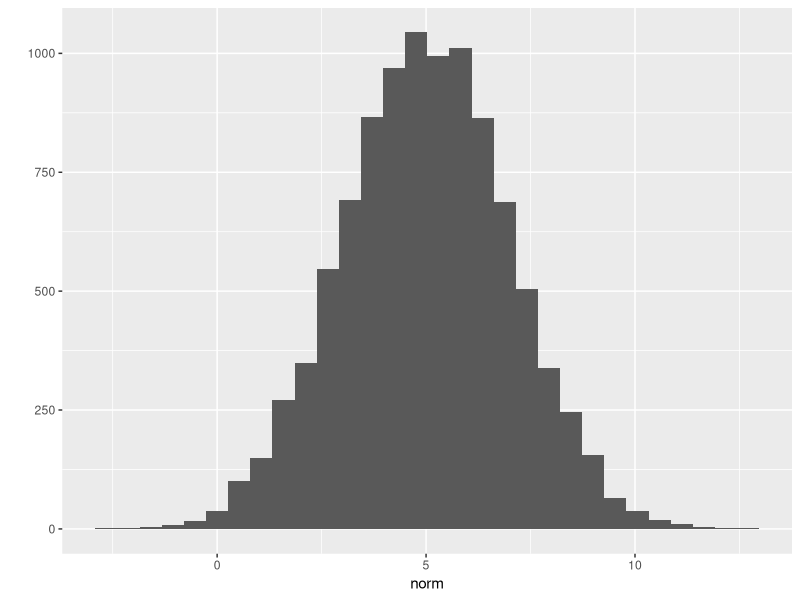
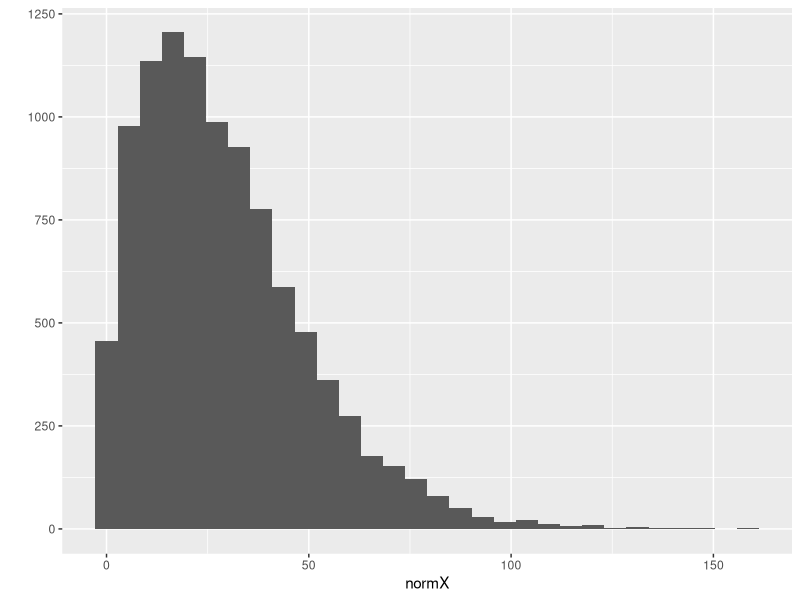
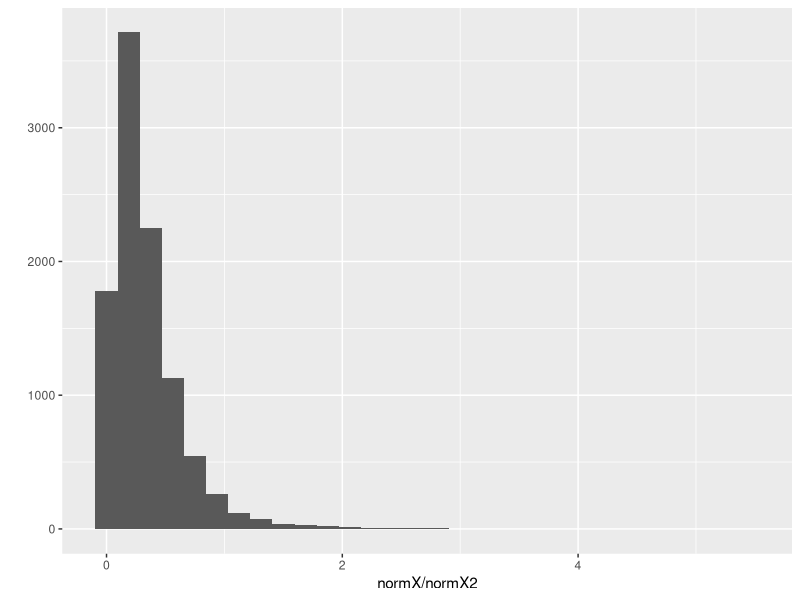

Generate these figures, in order, with R:

# --understanding regression with r

library(ggplot2)

norm <- rnorm(10000, mean = 5, sd = 2)
norm2 <- rnorm(10000, mean = 10, sd = 2)
qplot(norm, geom = "histogram", color = norm)

normX2 <- norm2^2
normX <- norm^2

qplot(normX, geom = "histogram", color = norm)

qplot(normX/normX2, geom = "histogram", color = norm)


model <- lm(hp~disp, mtcars)


pred <- predict(model, data.frame(disp = mtcars$disp))

SSE <- sum(model$residuals^2)
SST <- sum((mtcars$hp - mean(mtcars$hp))^2)

1 - SSE / SST

summary(model)



